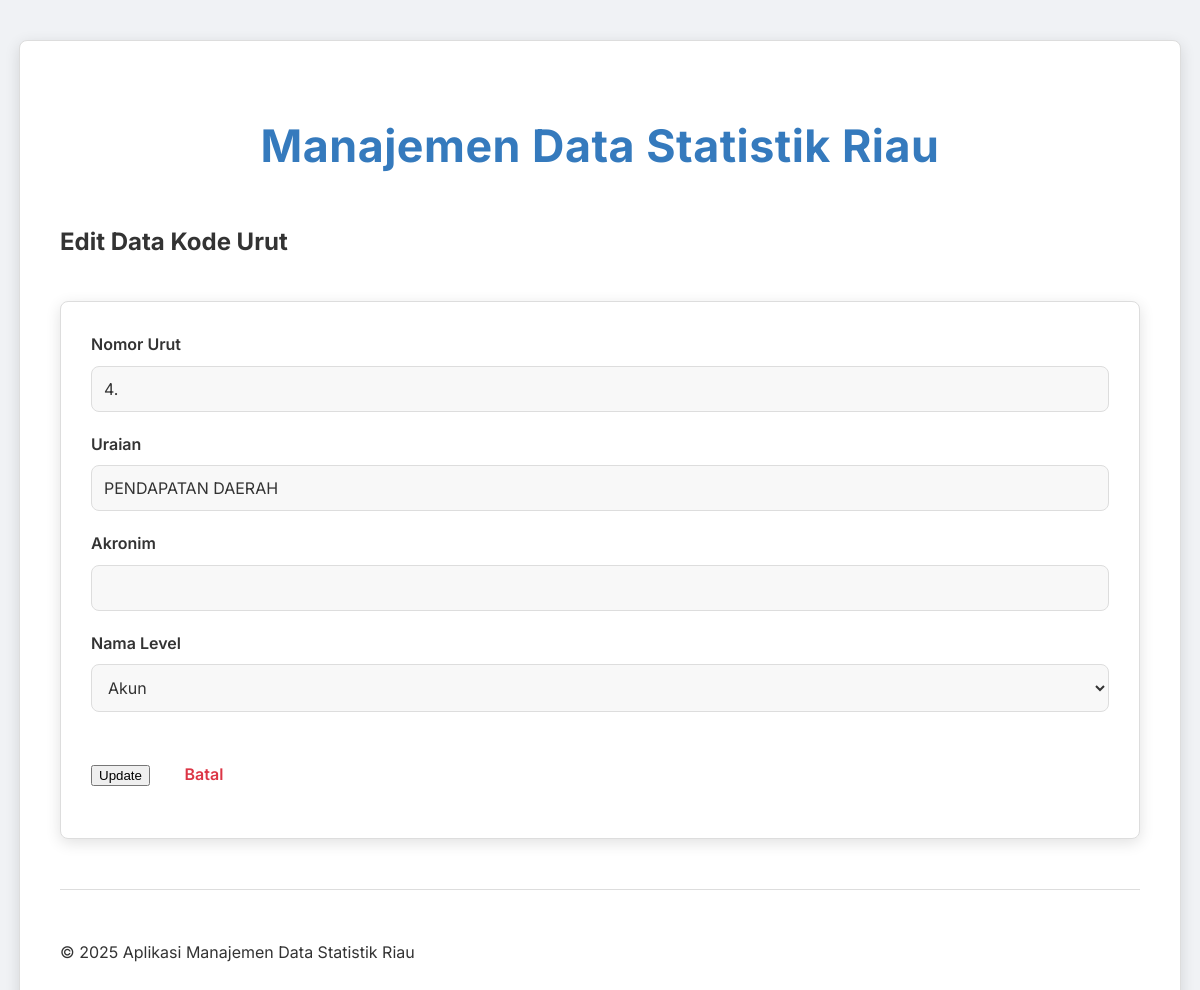
/pages/apbd-kode-urut/update.php?id=1, run on an earlier commit of the app's database.
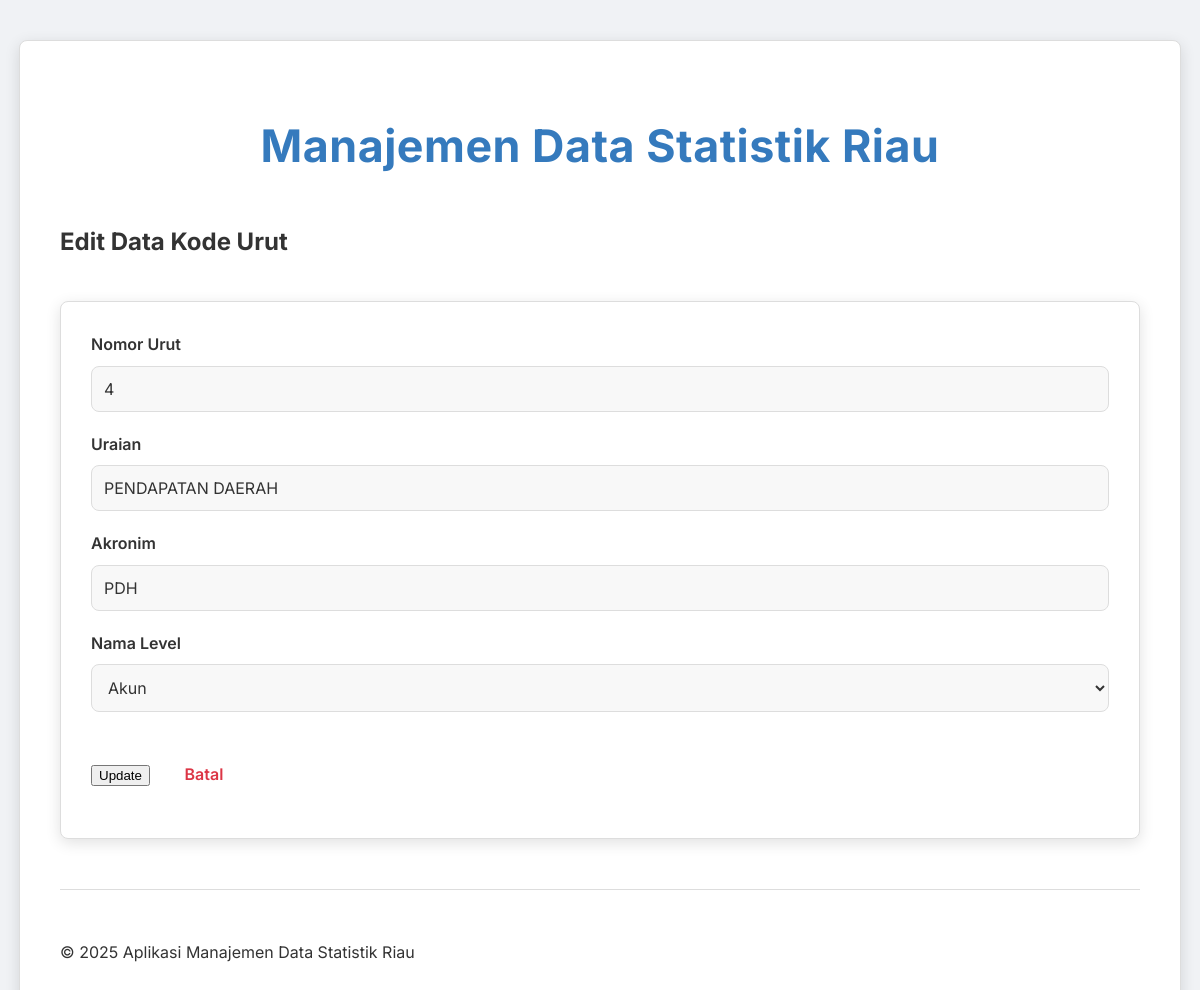
And on a later commit of the database.
### tables this page shows
CREATE TABLE `kode_urut` (
  `id` int(11) NOT NULL,
  `no_urut` varchar(11) DEFAULT NULL,
  `uraian` varchar(255) DEFAULT NULL,
  `akronim` varchar(255) DEFAULT NULL,
  `id_kode_level` int(11) DEFAULT NULL
);

CREATE TABLE `kode_level` (
  `id` int(11) NOT NULL,
  `nama_level` varchar(255) DEFAULT NULL,
  `akronim` varchar(255) DEFAULT NULL
);

### pages/apbd-kode-urut/update.php (the view, shortened to what this page needs)
<?php
include '../../config/database.php';
$id = $nourut = $uraian = $idkodelevel = $akronim = "";
$general_error_message = "";
if (isset($_GET["id"]) && !empty(trim($_GET["id"]))) {
    $id = trim($_GET["id"]);
} elseif (isset($_POST["id"]) && !empty(trim($_POST["id"]))) {
    $id = trim($_POST["id"]);
} else {
    header("location: ../../index.php?error=no_id_found");
    exit();
}
$levels = [];
$sql_levels_reget = "SELECT id, nama_level FROM kode_level ORDER BY id ASC";
$result_levels_reget = $conn->query($sql_levels_reget);
if ($result_levels_reget) {
    while ($row = $result_levels_reget->fetch_assoc()) {
        $levels[] = $row;
    }
}
if ($_SERVER["REQUEST_METHOD"] == "GET" || (!empty($general_error_message) && !empty($id))) {
    $sql_fetch = "SELECT ku.id, ku.no_urut, ku.uraian, ku.akronim, ku.id_kode_level
            FROM kode_urut ku
            WHERE ku.id = ?";
    if ($stmt_fetch = $conn->prepare($sql_fetch)) {
        $stmt_fetch->bind_param("i", $param_id_fetch_reget);
        if ($stmt_fetch->execute()) {
            $result_fetch = $stmt_fetch->get_result();
            if ($result_fetch->num_rows == 1) {
                $row_fetch = $result_fetch->fetch_assoc();
                if ($_SERVER["REQUEST_METHOD"] == "GET" || (!empty($general_error_message) && empty($nourut))) {
                    $nourut = $row_fetch["no_urut"];
                    $uraian = $row_fetch["uraian"];
                    $akronim = $row_fetch["akronim"];
                    $idkodelevel = $row_fetch["id_kode_level"];
                }
            } else {
                header("location: ../../index.php?error=data_not_found_on_reget");
                exit();
            }
        } else {
            error_log("Error executing fetch query on reget: " . $stmt_fetch->error);
            $general_error_message = "Error: Masalah saat mengambil data asli untuk form: " . $stmt_fetch->error;
        }
    } else {
        error_log("Error preparing fetch query on reget: " . $conn->error);
        $general_error_message = "Error: Masalah saat menyiapkan query data asli: " . $conn->error;
    }
}
include '../../templates/header.php';
?>
<h2>Edit Data Kode Urut</h2>
<form action="<?php echo htmlspecialchars($_SERVER["PHP_SELF"]); ?>" method="post">
    <div>
        <label>Nomor Urut</label>
        <input type="text" name="nourut" value="<?php echo htmlspecialchars($nourut); ?>">
    </div>
    <div>
        <label>Uraian</label>
        <input type="text" name="uraian" value="<?php echo htmlspecialchars($uraian); ?>">
    </div>
    <div>
        <label>Akronim</label>
        <input type="text" name="akronim" value="<?php echo htmlspecialchars($akronim); ?>">
    </div>
    <div>
        <label>Nama Level</label>
        <select name="id_kode_level">
            <?php foreach ($levels as $level): ?>
                <option value="<?php echo htmlspecialchars($level['id']); ?>"
                    <?php echo ($idkodelevel == $level['id']) ? 'selected' : ''; ?>>
                    <?php echo htmlspecialchars($level['nama_level']); ?>
                </option>
            <?php endforeach; ?>
        </select>
    </div>
    <div>
        <button type="submit">Update</button>
        <a href="read.php" class="back-link">Batal</a>
    </div>
</form>
<?php
include '../../templates/footer.php';
?>

What changed in the data, as far as the page shows it:
changed kode_urut "PENDAPATAN DAERAH": nourut "4." → "4"; akronim (not shown) → "PDH"
